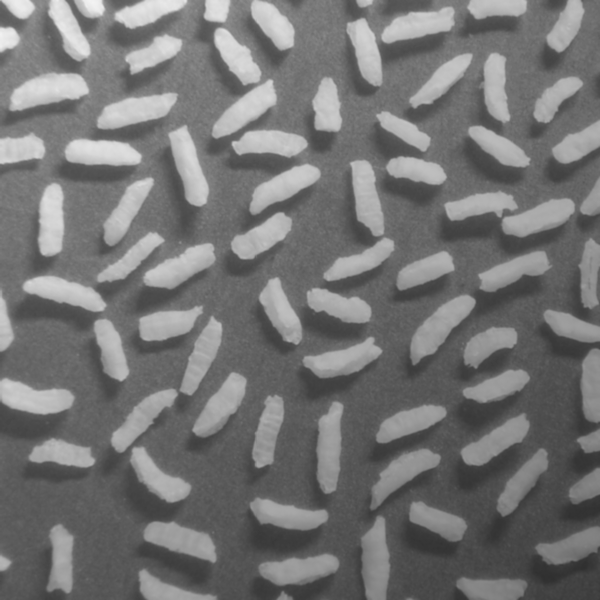
%> input picture DIP/第五次作业_PB16070837_刘鼎乾/测试图像/2.tif, 600 x 600 px
$ octave task4.m   (GNU Octave 9; MATLAB toolbox functions it lacks are replaced by stand-ins)
%> lines starting %> are read from the running program, lines starting %| are printed output that depends on the picture; in (x1, y1, x2, y2) boxes, pixels count from 0 and x2, y2 are one past the last pixel; in counts of white or black regions, pixels touching at a corner belong together; the program's own positions count from 1
### DIP/第五次作业_PB16070837_刘鼎乾/测试图像/myopen.m
function [img_2] = myopen(A,B)

img_1=imerode(A,B);

img_2=imdilate(img_1,B);


end

### DIP/第五次作业_PB16070837_刘鼎乾/测试图像/task4.m

im_0=imread('2.tif');
%> im_0 is the input picture: size 600x600 uint8; min 47, max 243, mean 116.4
im_0=im2double(im_0);
%> im_0: size 600x600 double
im_1=im2bw(im_0);
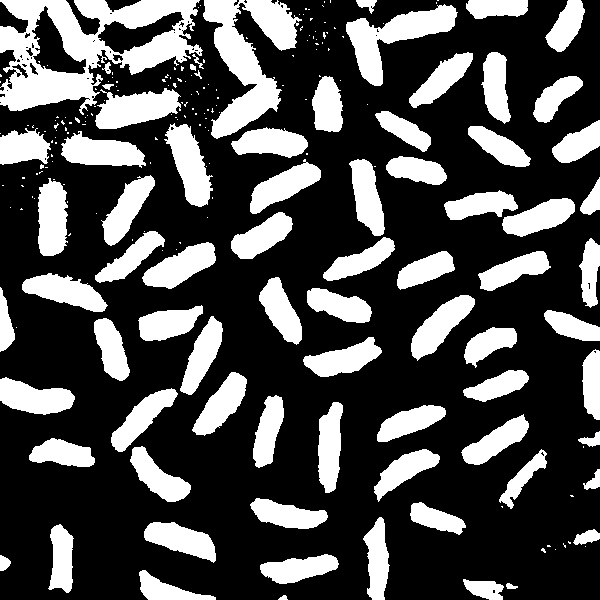
%> im_1: size 600x600 logical; 30.1% white; 221 white regions (145 under 20 px), largest, box (x1, y1, x2, y2) and area: (0, 0, 203, 115) 11208, (203, 0, 302, 139) 6178, (346, 4, 458, 86) 3412

se = strel('disk',40);
im_2= myopen(im_0,se);
%> in myopen, `img_1=imerode(A,B);`:
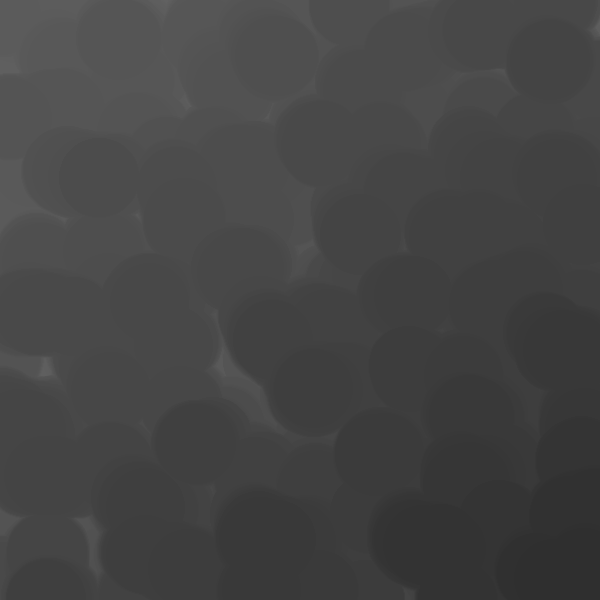
%> img_1: size 600x600 double; min 0.184, max 0.38, mean 0.268
%> in myopen, `img_2=imdilate(img_1,B);`:
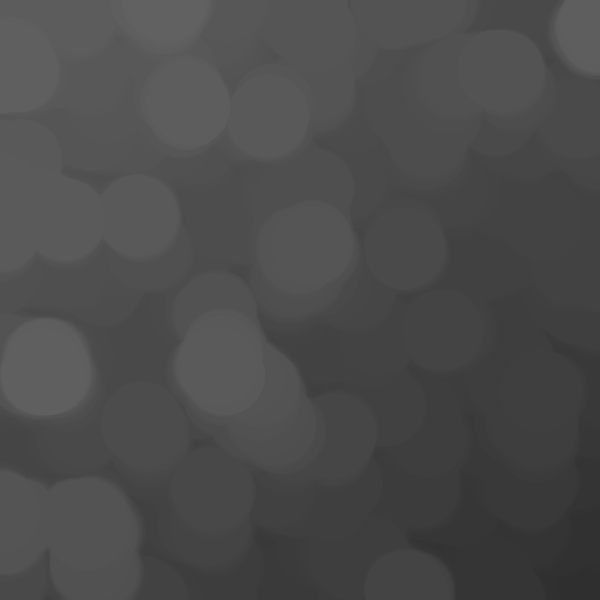
%> img_2: size 600x600 double; min 0.184, max 0.38, mean 0.296

im_3=imsubtract(im_0,im_2);
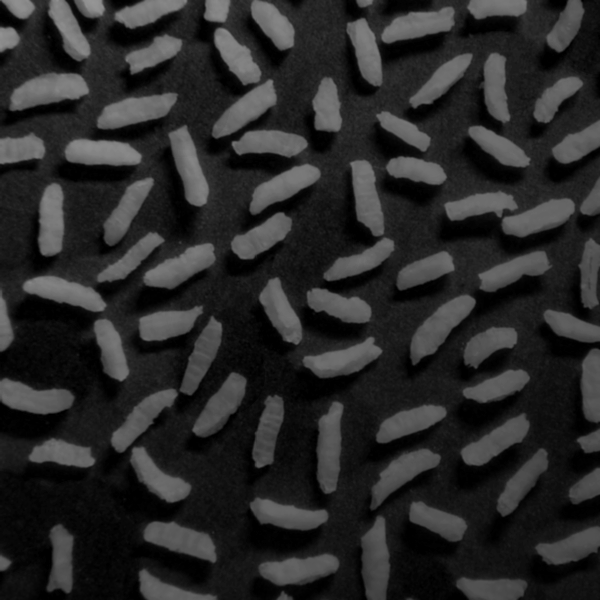
%> im_3: size 600x600 double; min 0, max 0.592, mean 0.161
%> (the run ends here)

$ run again, with DIP/第五次作业_PB16070837_刘鼎乾/测试图像/3.tif copied over DIP/第五次作业_PB16070837_刘鼎乾/测试图像/2.tif
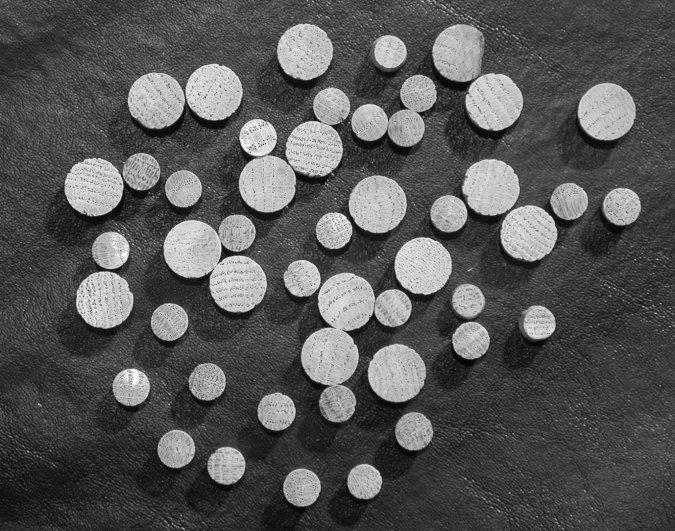
%> input picture DIP/第五次作业_PB16070837_刘鼎乾/测试图像/3.tif, 675 x 531 px
%> im_0 is the input picture: size 531x675 uint8; min 2, max 255, mean 86.7
%> im_0: size 531x675 double
%> `im_1=im2bw(im_0);`:
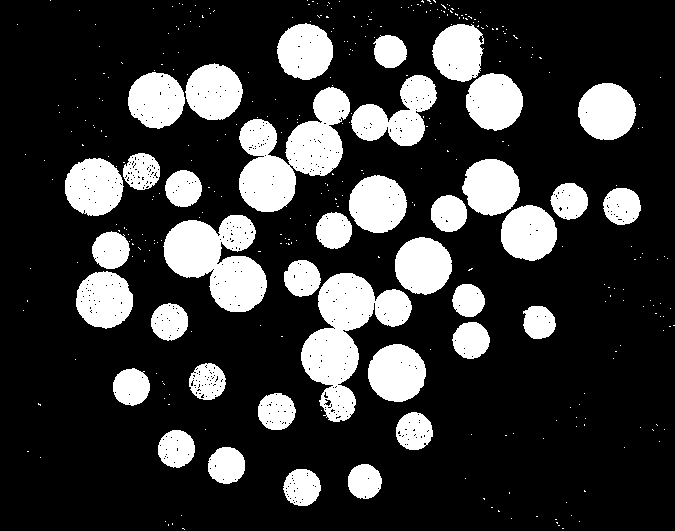
%> im_1: size 531x675 logical; 21.8% white; 349 white regions (311 under 20 px), largest, box (x1, y1, x2, y2) and area: (301, 273, 412, 422) 7173, (239, 87, 350, 212) 7130, (163, 215, 267, 312) 6187
%> `im_3=imsubtract(im_0,im_2);`:
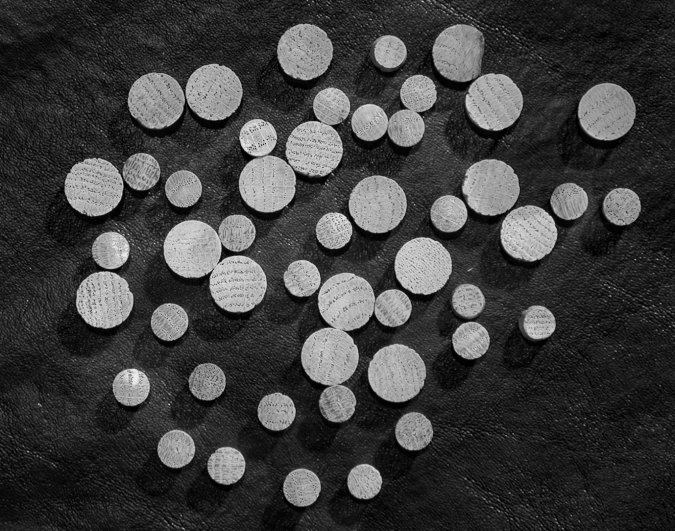
%> im_3: size 531x675 double; min 0, max 0.953, mean 0.244

$ run again, with DIP/第五次作业_PB16070837_刘鼎乾/测试图像/4.tif copied over DIP/第五次作业_PB16070837_刘鼎乾/测试图像/2.tif
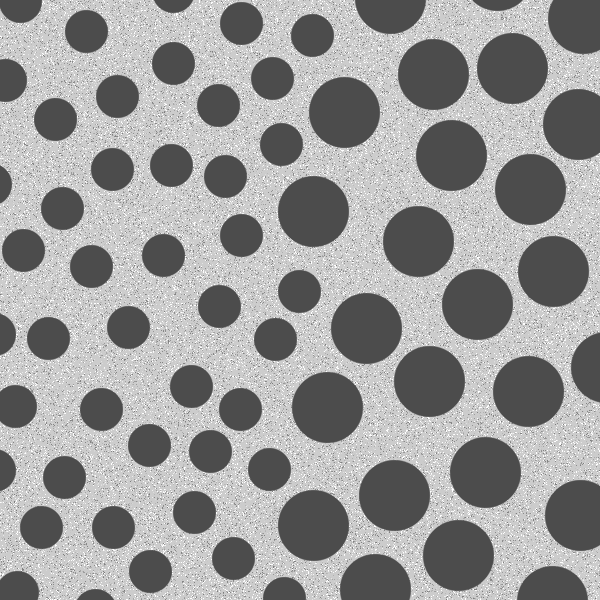
%> input picture DIP/第五次作业_PB16070837_刘鼎乾/测试图像/4.tif, 600 x 600 px
%> im_0 is the input picture: size 600x600 uint8; min 76, max 255, mean 153.6
%> im_0: size 600x600 double
%> `im_1=im2bw(im_0);`:
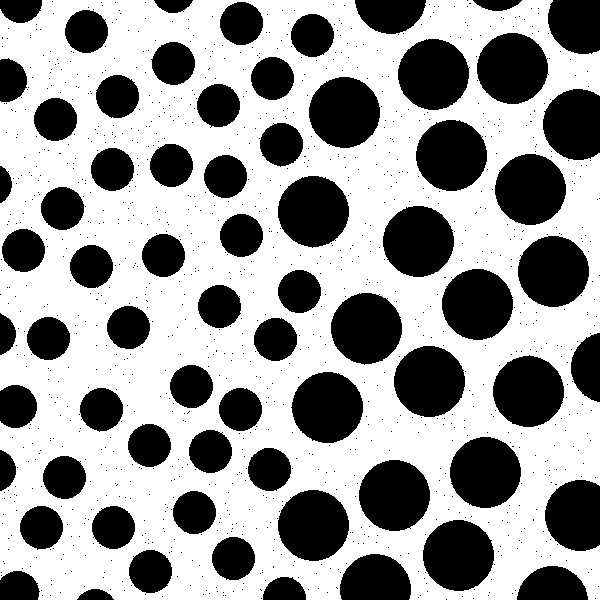
%> im_1: size 600x600 logical; 60.8% white; 1144 black regions (1075 under 20 px), largest, box (x1, y1, x2, y2) and area: (331, 293, 402, 365) 3936, (278, 176, 349, 248) 3935, (383, 206, 454, 277) 3935
%> `im_3=imsubtract(im_0,im_2);`:
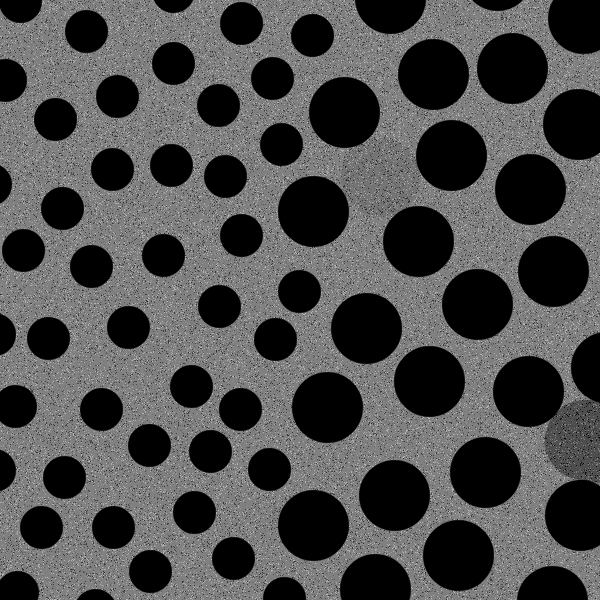
%> im_3: size 600x600 double; min 0, max 0.702, mean 0.302
